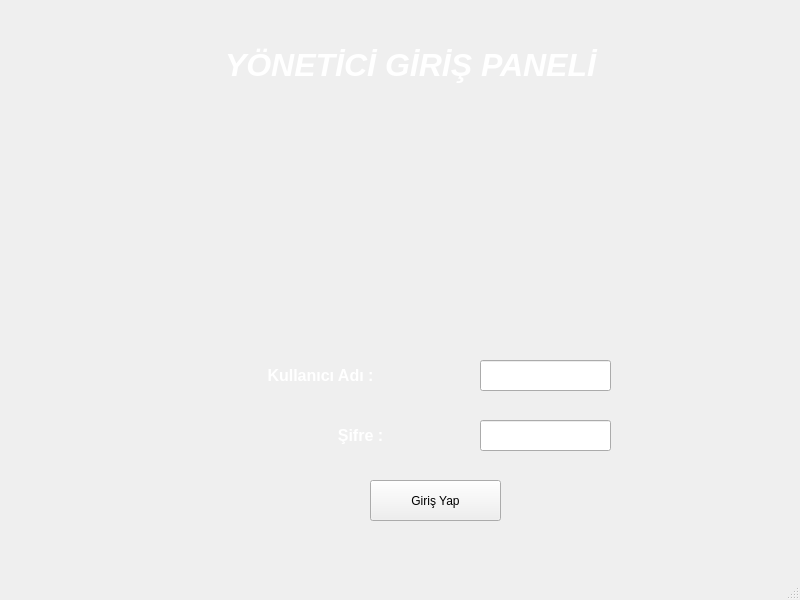
<?xml version="1.0" encoding="UTF-8"?>
<ui version="4.0">
 <class>MainWindow</class>
 <widget class="QMainWindow" name="MainWindow">
  <property name="geometry">
   <rect>
    <x>0</x>
    <y>0</y>
    <width>800</width>
    <height>600</height>
   </rect>
  </property>
  <property name="windowTitle">
   <string>MainWindow</string>
  </property>
  <widget class="QWidget" name="centralwidget">
   <widget class="QLabel" name="label">
    <property name="geometry">
     <rect>
      <x>-20</x>
      <y>-50</y>
      <width>851</width>
      <height>641</height>
     </rect>
    </property>
    <property name="text">
     <string/>
    </property>
    <property name="pixmap">
     <pixmap>desktop-wallpaper-asif-on-mercedes-benz-mercedes-mercedes-benz-mercedes-mercedes-benz-mercedes-mercedes-benz-logo-mercedes-dark-thumbnail.jpg</pixmap>
    </property>
    <property name="scaledContents">
     <bool>true</bool>
    </property>
   </widget>
   <widget class="QLabel" name="label_2">
    <property name="geometry">
     <rect>
      <x>150</x>
      <y>40</y>
      <width>521</width>
      <height>51</height>
     </rect>
    </property>
    <property name="text">
     <string>&lt;html&gt;&lt;head/&gt;&lt;body&gt;&lt;p align=&quot;center&quot;&gt;&lt;span style=&quot; font-size:24pt; font-weight:600; font-style:italic; color:#ffffff;&quot;&gt;YÖNETİCİ GİRİŞ PANELİ&lt;/span&gt;&lt;/p&gt;&lt;/body&gt;&lt;/html&gt;</string>
    </property>
   </widget>
   <widget class="QLabel" name="label_3">
    <property name="geometry">
     <rect>
      <x>250</x>
      <y>360</y>
      <width>141</width>
      <height>31</height>
     </rect>
    </property>
    <property name="text">
     <string>&lt;html&gt;&lt;head/&gt;&lt;body&gt;&lt;p align=&quot;center&quot;&gt;&lt;span style=&quot; font-size:12pt; font-weight:600; color:#ffffff;&quot;&gt;Kullanıcı Adı :&lt;/span&gt;&lt;/p&gt;&lt;/body&gt;&lt;/html&gt;</string>
    </property>
   </widget>
   <widget class="QLabel" name="label_4">
    <property name="geometry">
     <rect>
      <x>290</x>
      <y>420</y>
      <width>141</width>
      <height>31</height>
     </rect>
    </property>
    <property name="text">
     <string>&lt;html&gt;&lt;head/&gt;&lt;body&gt;&lt;p align=&quot;center&quot;&gt;&lt;span style=&quot; font-size:12pt; font-weight:600; color:#ffffff;&quot;&gt;Şifre :&lt;/span&gt;&lt;/p&gt;&lt;/body&gt;&lt;/html&gt;</string>
    </property>
   </widget>
   <widget class="QPushButton" name="yoneticigirisyap">
    <property name="geometry">
     <rect>
      <x>370</x>
      <y>480</y>
      <width>131</width>
      <height>41</height>
     </rect>
    </property>
    <property name="text">
     <string>Giriş Yap</string>
    </property>
   </widget>
   <widget class="QLineEdit" name="yoneticikulladi">
    <property name="geometry">
     <rect>
      <x>480</x>
      <y>360</y>
      <width>131</width>
      <height>31</height>
     </rect>
    </property>
   </widget>
   <widget class="QLineEdit" name="yoneticisifre">
    <property name="geometry">
     <rect>
      <x>480</x>
      <y>420</y>
      <width>131</width>
      <height>31</height>
     </rect>
    </property>
    <property name="echoMode">
     <enum>QLineEdit::Password</enum>
    </property>
   </widget>
  </widget>
  <widget class="QMenuBar" name="menubar">
   <property name="geometry">
    <rect>
     <x>0</x>
     <y>0</y>
     <width>800</width>
     <height>26</height>
    </rect>
   </property>
  </widget>
  <widget class="QStatusBar" name="statusbar"/>
 </widget>
 <resources/>
 <connections/>
</ui>
